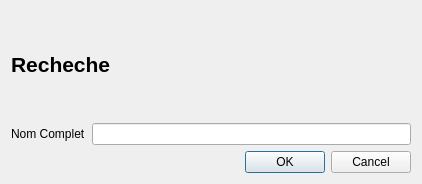
<?xml version="1.0" encoding="UTF-8"?>
<ui version="4.0">
 <class>ProCherche</class>
 <widget class="QDialog" name="ProCherche">
  <property name="geometry">
   <rect>
    <x>0</x>
    <y>0</y>
    <width>422</width>
    <height>184</height>
   </rect>
  </property>
  <property name="windowTitle">
   <string>Dialog</string>
  </property>
  <layout class="QVBoxLayout" name="verticalLayout">
   <item>
    <widget class="QLabel" name="label_2">
     <property name="font">
      <font>
       <pointsize>16</pointsize>
       <bold>true</bold>
      </font>
     </property>
     <property name="text">
      <string>Recheche</string>
     </property>
    </widget>
   </item>
   <item>
    <layout class="QHBoxLayout" name="horizontalLayout">
     <item>
      <widget class="QLabel" name="label">
       <property name="text">
        <string>Nom Complet</string>
       </property>
      </widget>
     </item>
     <item>
      <widget class="QLineEdit" name="lineEdit"/>
     </item>
    </layout>
   </item>
   <item>
    <widget class="QDialogButtonBox" name="buttonBox">
     <property name="orientation">
      <enum>Qt::Horizontal</enum>
     </property>
     <property name="standardButtons">
      <set>QDialogButtonBox::Cancel|QDialogButtonBox::Ok</set>
     </property>
    </widget>
   </item>
  </layout>
 </widget>
 <resources/>
 <connections>
  <connection>
   <sender>buttonBox</sender>
   <signal>accepted()</signal>
   <receiver>ProCherche</receiver>
   <slot>accept()</slot>
   <hints>
    <hint type="sourcelabel">
     <x>248</x>
     <y>254</y>
    </hint>
    <hint type="destinationlabel">
     <x>157</x>
     <y>274</y>
    </hint>
   </hints>
  </connection>
  <connection>
   <sender>buttonBox</sender>
   <signal>rejected()</signal>
   <receiver>ProCherche</receiver>
   <slot>reject()</slot>
   <hints>
    <hint type="sourcelabel">
     <x>316</x>
     <y>260</y>
    </hint>
    <hint type="destinationlabel">
     <x>286</x>
     <y>274</y>
    </hint>
   </hints>
  </connection>
 </connections>
</ui>
